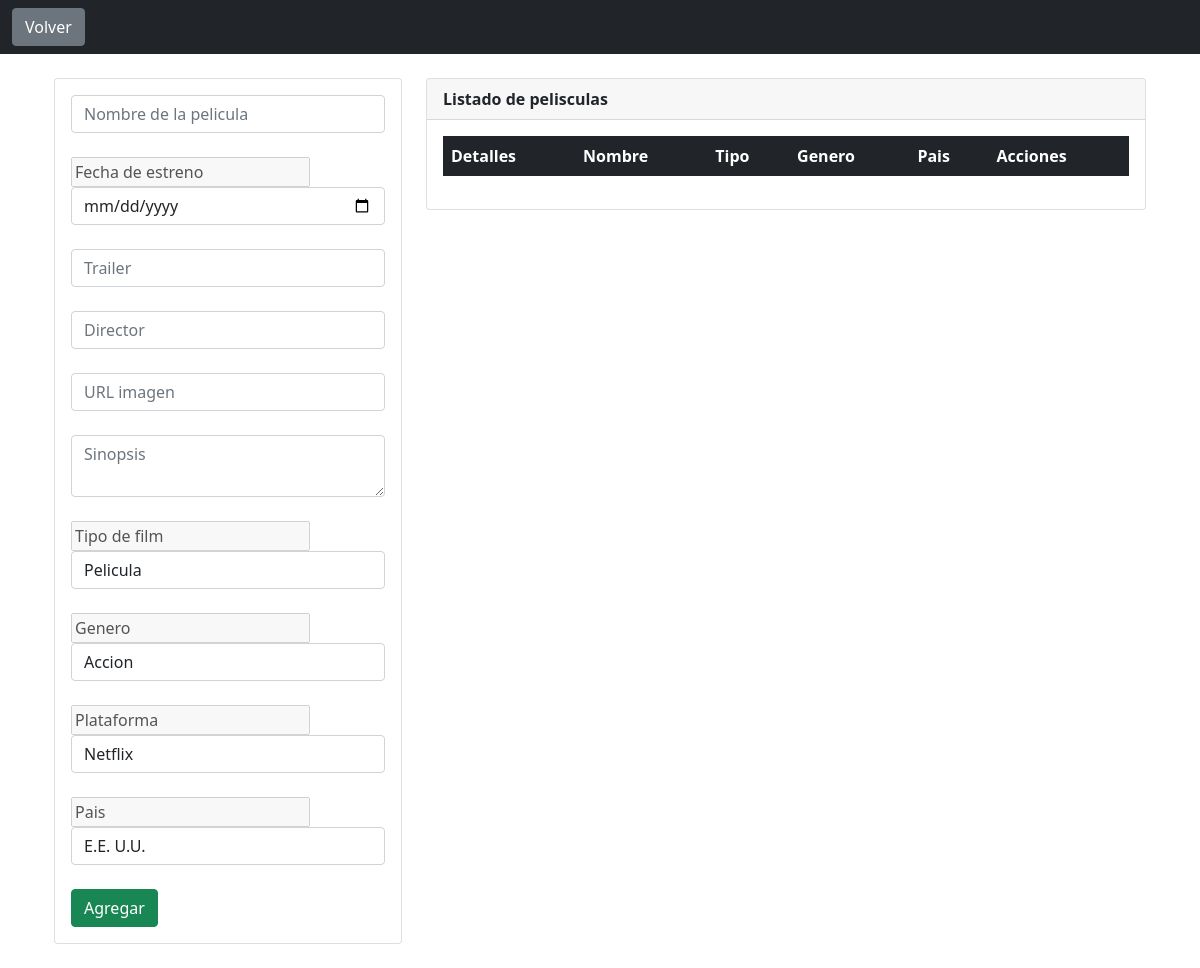
The app's page /film.php, older data.
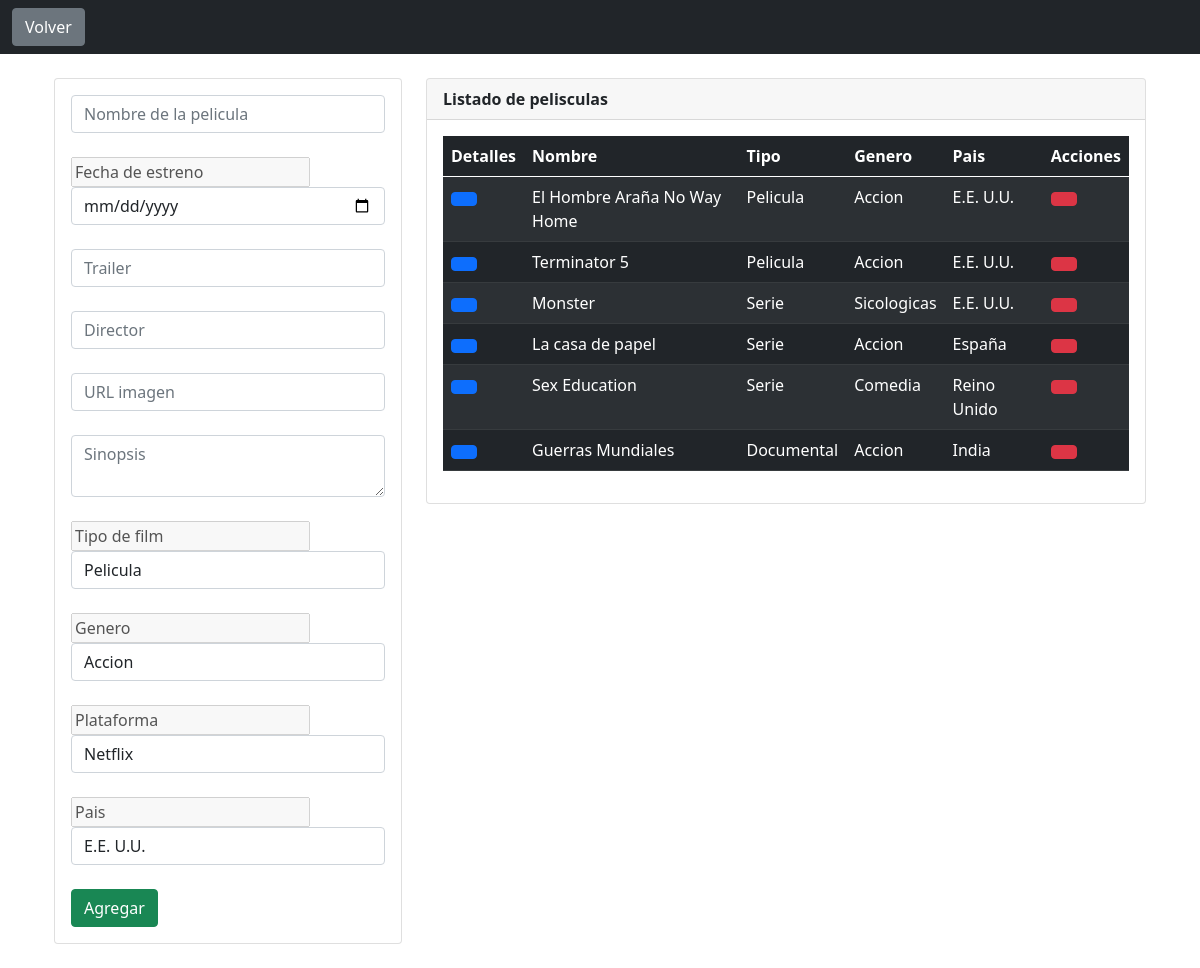
The same page, newer data.
### tables this page shows
CREATE TABLE IF NOT EXISTS films
(
    id INT AUTO_INCREMENT PRIMARY KEY NOT NULL,
    nombre VARCHAR(100) NOT NULL,
    fecha DATE NOT NULL,
    trailer VARCHAR(1000) NOT NULL,
    director VARCHAR(1000) NOT NULL,
    sinopsis VARCHAR(1000) NOT NULL,
    ruta_img VARCHAR(1000) NOT NULL,
    genero INT NOT NULL,
    tipo INT NOT NULL,
    pais INT NOT NULL,
    plataforma INT NOT NULL,
    CONSTRAINT tf FOREIGN KEY (tipo) REFERENCES tipos (id),
    CONSTRAINT gf FOREIGN KEY (genero) REFERENCES generos (id),
    CONSTRAINT pf FOREIGN KEY (pais) REFERENCES paises (id),
    CONSTRAINT plf FOREIGN KEY (plataforma) REFERENCES plataformas (id)
);

CREATE TABLE IF NOT EXISTS tipos
(
    id INT AUTO_INCREMENT PRIMARY KEY NOT NULL,
    nombre VARCHAR(100)
);

CREATE TABLE IF NOT EXISTS generos
(
    id INT AUTO_INCREMENT PRIMARY KEY NOT NULL,
    nombre VARCHAR(100)
);

CREATE TABLE IF NOT EXISTS paises
(
    id INT AUTO_INCREMENT PRIMARY KEY NOT NULL,
    nombre VARCHAR(100)
);

### film.php (the view, shortened to what this page needs)
<!DOCTYPE html>
<html lang="en">
<head>
    <link href="https://cdn.jsdelivr.net/npm/bootstrap@5.1.0/dist/css/bootstrap.min.css"
          rel="stylesheet"
>
    <link rel="stylesheet" href="//cdn.materialdesignicons.com/5.4.55/css/materialdesignicons.min.css">
    <?php include("docs/conexion.php"); ?>
</head>
<body>
    <nav class="navbar navbar-dark bg-dark">
        <div class="container-fluid">
            <a class="btn btn-secondary" href="index.php">
                <span class="mdi mdi-arrow-left">Volver</span>
            </a>
        </div>
    </nav>
        <div class="container p-4">
        <div class="row">
            <div class="col-md-4">
                <div class="card">
                    <div class="card-body">
                        <form action="agregar_film.php" method="post" autocomplete="off">
                            <div class="form-group">
                                <input class="form-control" type="text" name="nombre" placeholder="Nombre de la pelicula" required />
                                <br />
                                <input disabled value="Fecha de estreno">
                                <input class="form-control" type="date" name="fecha" required />
                                <br />
                                <input class="form-control" type="text" name="trailer" placeholder="Trailer" required />
                                <br />
                                <input class="form-control" type="text" name="director" placeholder="Director" required />
                                <br />
                                <input class="form-control" type="text" name="ruta_img" placeholder="URL imagen" required />
                                <br />
                                <textarea class="form-control" name="sinopsis" placeholder="Sinopsis" required ></textarea>
                                <br />
                                <input disabled value="Tipo de film">
                                <select name="tipo" class="form-control">
                                    <?php
                                    $query="SELECT * FROM tipos;";
                                    $consulta=mysqli_query($conexion, $query);
                                    while($row=mysqli_fetch_array($consulta)){ ?>
                                        <option value="<?= $row['id'];?>"><?= $row['nombre'];?></option>
                                    <?php } ?>
                                </select>
                                <br />
                                <input disabled value="Genero">
                                <select name="genero" class="form-control">
                                    <?php
                                    $query="SELECT * FROM generos;";
                                    $consulta=mysqli_query($conexion, $query);
                                    while($row=mysqli_fetch_array($consulta)){ ?>
                                        <option value="<?= $row['id'];?>"><?= $row['nombre'];?></option>
                                    <?php } ?>
                                </select>
                                <br />
                                <input disabled value="Plataforma">
                                <select name="plataforma" class="form-control">
                                    <?php
                                    $query="SELECT * FROM plataformas;";
                                    $consulta=mysqli_query($conexion, $query);
                                    while($row=mysqli_fetch_array($consulta)){ ?>
                                        <option value="<?= $row['id'];?>"><?= $row['nombre'];?></option>
                                    <?php } ?>
                                </select>
                                <br />
                                <input disabled value="Pais">
                                <select name="pais" class="form-control">
                                    <?php
                                    $query="SELECT * FROM paises;";
                                    $consulta=mysqli_query($conexion, $query);
                                    while($row=mysqli_fetch_array($consulta)){ ?>
                                        <option value="<?= $row['id'];?>"><?= $row['nombre'];?></option>
                                    <?php } ?>
                                </select>
                                <br />
                                <input class="btn btn-success" type="submit" value="Agregar" name="agregar">
                            </div>
                        </form>
                    </div>
                </div>
            </div>
            <div class="col-md-8">
                <div class="card">
                    <div class="card-header">
                        <strong>Listado de pelisculas</strong>
                    </div>
                    <div class="card-body">
                        <table class="table table-striped table-dark">
                            <thead>
                                <tr>
                                    <th>Detalles</th>
                                    <th>Nombre</th>
                                    <th>Tipo</th>
                                    <th>Genero</th>
                                    <th>Pais</th>
                                    <th>Acciones</th>
                                </tr>
                            </thead>
                            <tbody>
                            <?php
                                $sql = "SELECT f.id,f.nombre,t.nombre AS tipo,g.nombre AS genero,p.nombre AS pais,pl.nombre AS plataforma FROM films f
                                    INNER JOIN tipos t ON f.tipo = t.id
                                    INNER JOIN generos g ON f.genero = g.id
                                    INNER JOIN paises p ON f.pais = p.id
                                    INNER JOIN plataformas pl ON f.plataforma = pl.id;";
                                $consulta=mysqli_query($conexion,$sql)or die(mysqli_error($conexion));
                                while($row=mysqli_fetch_array($consulta)){
                            ?>
                                <tr>
                                    <td>
                                        <a class="btn btn-primary" href="single.php?id=<?=$row['id']?>">
                                        </a>
                                    </td>
                                    <td><?=$row['nombre']?></td>
                                    <td><?=$row['tipo']?></td>
                                    <td><?=$row['genero']?></td>
                                    <td><?=$row['pais']?></td>
                                    <td>
                                        <a class="btn btn-danger" href="eliminar_film.php?eliminar=<?=$row['id']?>">
                                        </a>
                                    </td>
                                </tr>
                                <?php } ?>
                            </tbody>
                        </table>
                    </div>
                </div>
            </div>
        </div>
    </div>
</body>

Row changes from the older to the newer data that the page shows:
added films: nombre "El Hombre Araña No Way Home", tipo.nombre "Pelicula", genero.nombre "Accion", pais.nombre "E.E. U.U."
added films: nombre "Terminator 5", tipo.nombre "Pelicula", genero.nombre "Accion", pais.nombre "E.E. U.U."
added films: nombre "Monster", tipo.nombre "Serie", genero.nombre "Sicologicas", pais.nombre "E.E. U.U."
added films: nombre "La casa de papel", tipo.nombre "Serie", genero.nombre "Accion", pais.nombre "España"
added films: nombre "Sex Education", tipo.nombre "Serie", genero.nombre "Comedia", pais.nombre "Reino Unido"
added films: nombre "Guerras Mundiales", tipo.nombre "Documental", genero.nombre "Accion", pais.nombre "India"
